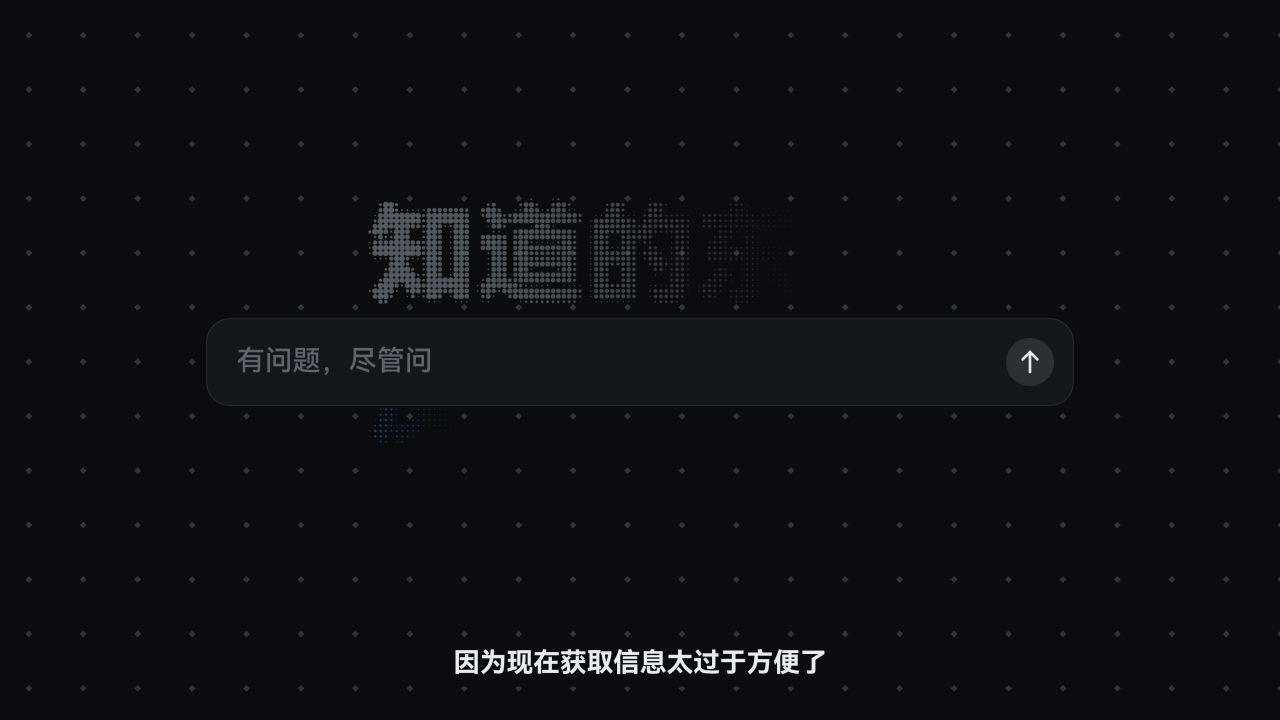
#> input picture tickets/20-遗留清理/evidence/0-reference-worst.png, 3840 x 2160 px (shown at 1/3 size); its folder holds 4 pictures in this run
$ python crops.py
#> lines starting #> are read from the running program, lines starting #| are printed output that depends on the picture
from pathlib import Path
from PIL import Image, ImageDraw, ImageEnhance
root=Path(__file__).resolve().parent
boxes=[(720,960,1040,1160),(760,820,1080,1020),(2048,448,2368,648),(1550,1100,1870,1300)]
for n,box in enumerate(boxes):
    sheet=Image.new('RGB',(1920,1280),'white')
#> sheet: PIL image 1920x1280 RGB; every value is 255
    pen=ImageDraw.Draw(sheet)
    for col,label in enumerate(['reference','cq28','50m']):
        image=Image.open(root/f'{n}-{label}-worst.png').convert('RGB')
#> image is the input picture: PIL image 3840x2160 RGB; mean R, G, B 13.2, 15.4, 18.3
        for row,(region,enhance) in enumerate([(box,False),((64,64,384,264),False),((64,64,384,264),True)]):
            crop=image.crop(region)
            if enhance: crop=ImageEnhance.Contrast(crop).enhance(6)
            crop=crop.resize((640,400),Image.Resampling.NEAREST)
            y=row*425
            pen.text((col*640+8,y+4),f'{label} / 200% / '+('detail' if row==0 else 'dark background'+(' contrast x6' if enhance else '')),fill='black')
            sheet.paste(crop,(col*640,y+22))
#> this loop made 3 passes
#> pass 1, `crop=image.crop(region)`:
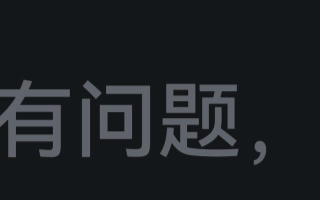
#> crop: PIL image 320x200 RGB; mean R, G, B 29.5, 32.7, 35.4
#> pass 2, `crop=image.crop(region)`:
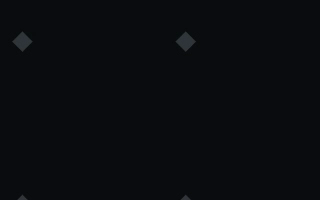
#> crop: PIL image 320x200 RGB; mean R, G, B 10.3, 12.3, 15.3
#> after the loop:
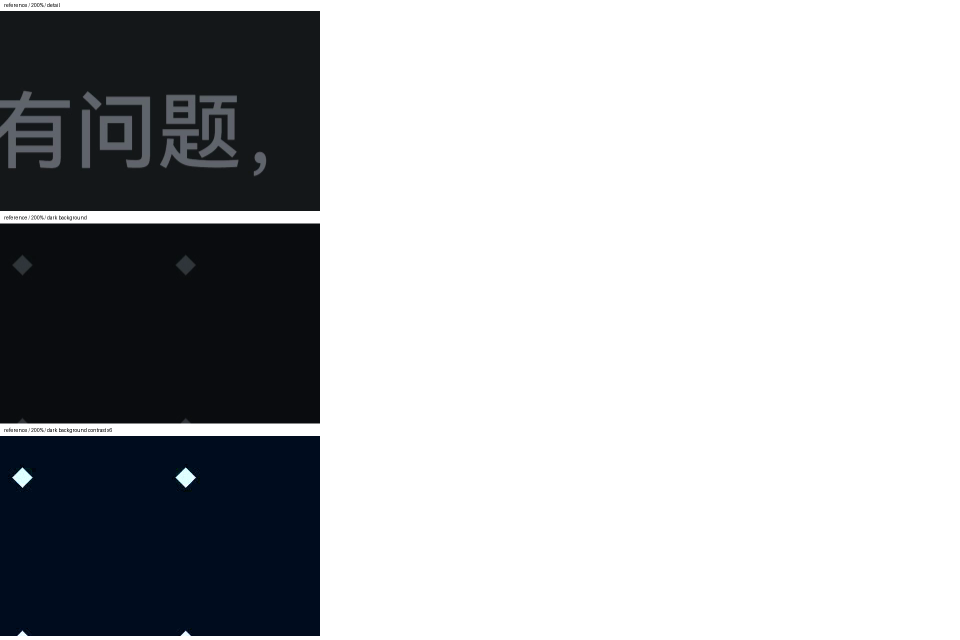
#> sheet: PIL image 1920x1280 RGB (shown at 1/2 size); mean R, G, B 179.5, 181.3, 183.8
    sheet.save(root/f'{n}-comparison.png')
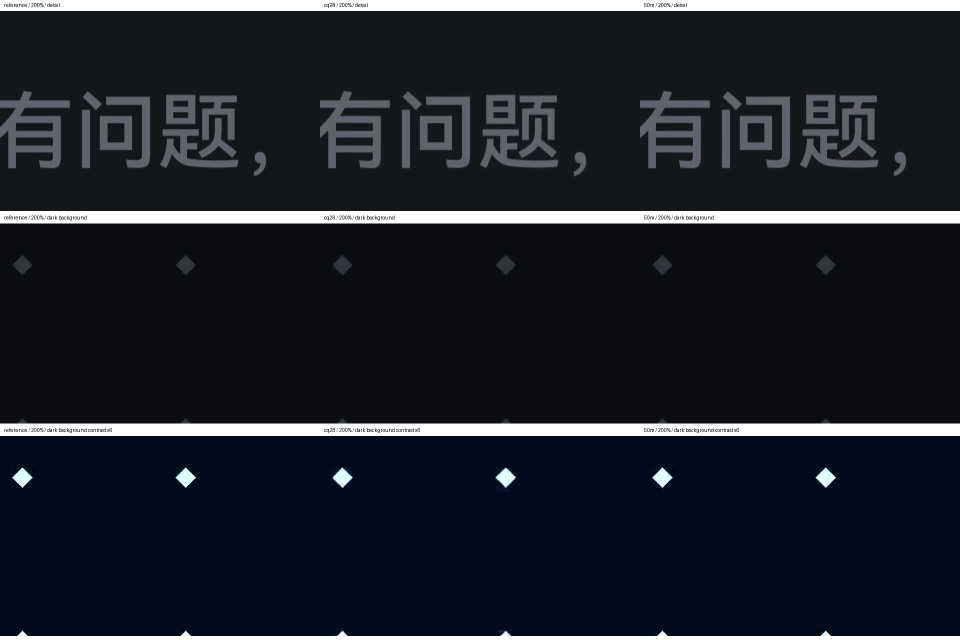
#> saved as 0-comparison.png: PIL image 1920x1280 RGB (shown at 1/2 size); mean R, G, B 28.6, 34, 41.4
#> (the run stopped early here; a loop or call above may not have finished)
